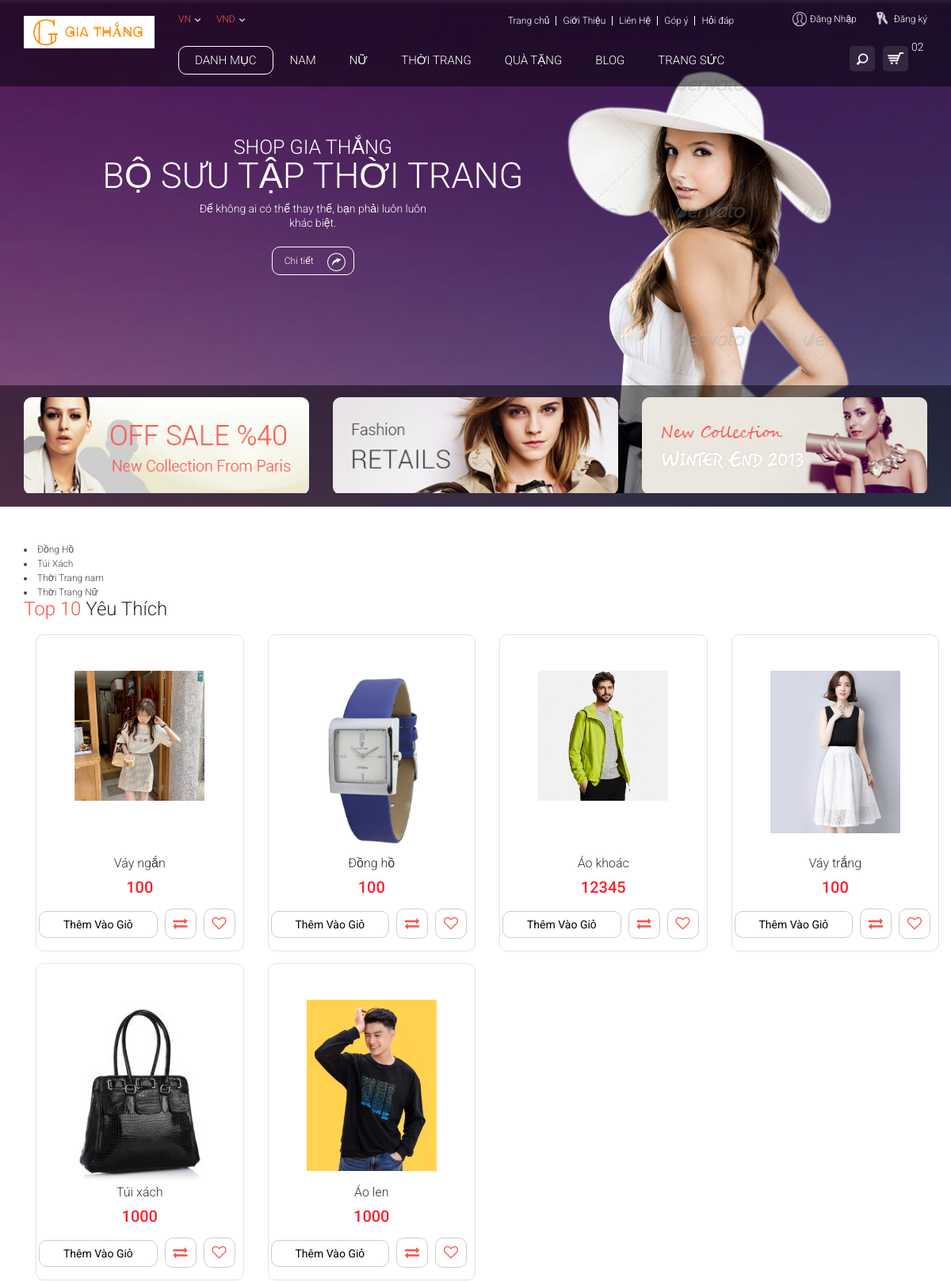
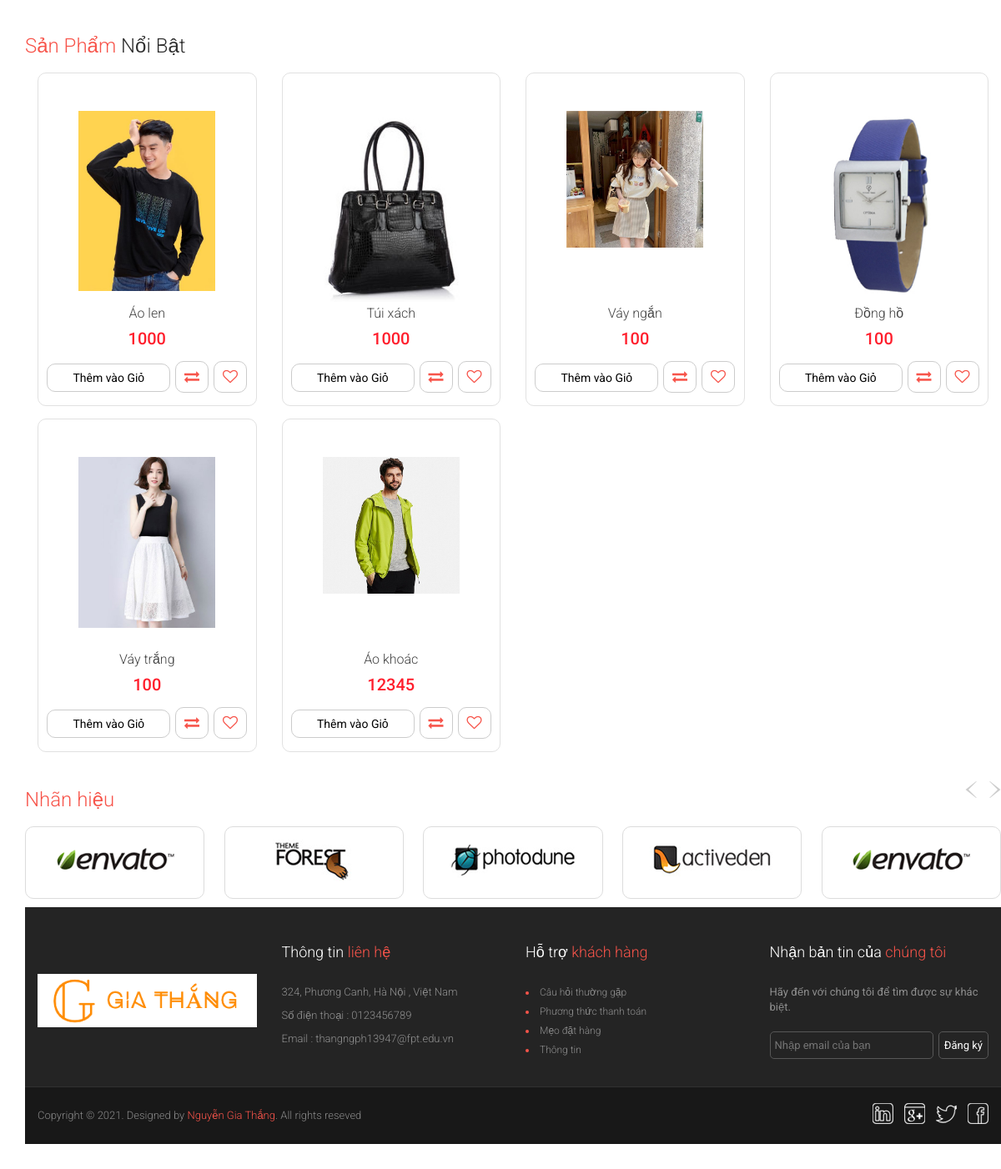
The page / on the database its author committed (2 pictures, top to bottom).
### tables this page shows
CREATE TABLE `danhmuc` (
  `id` int(11) NOT NULL,
  `name` varchar(255) NOT NULL
);

CREATE TABLE `sanpham` (
  `id` int(11) NOT NULL,
  `name` varchar(255) NOT NULL,
  `price` double(10,2) DEFAULT 0.00,
  `image` varchar(255) DEFAULT NULL,
  `mota` text DEFAULT NULL,
  `luotxem` int(11) DEFAULT 0,
  `iddm` int(11) NOT NULL
);

### model/pdo.php (called while the page is built, shortened)
<?php
function pdo_get_connection(){
    $dburl = "mysql:host=localhost;dbname=giathangshop;charset=utf8";
    $username = 'root';
    $password = '';
    $conn = new PDO($dburl, $username, $password);
    $conn->setAttribute(PDO::ATTR_ERRMODE, PDO::ERRMODE_EXCEPTION);
    return $conn;
}
function pdo_query($sql){
    $sql_args = array_slice(func_get_args(), 1);
    try{
        $conn = pdo_get_connection();
        $stmt = $conn->prepare($sql);
        $stmt->execute($sql_args);
        $tables = $stmt->fetchAll();
        return $tables;
    }
    catch(PDOException $e){
        throw $e;
    }
    finally{
        unset($conn);
    }
}

### model/danhmuc.php (called while the page is built, shortened)
<?php
function loadall_danhmuc(){
    $sql="select * from danhmuc order by id desc";
	$listdanhmuc=pdo_query($sql);
    return $listdanhmuc;
}
?>

### model/sanpham.php (called while the page is built, shortened)
<?php
function loadall_sanpham_top10(){
    $sql="select * from sanpham where 1 order by luotxem desc limit 0,10";
	$listsanpham=pdo_query($sql);
    return $listsanpham;
}
function loadall_sanpham_home(){
    $sql="select * from sanpham where 1 order by id desc limit 0,9";
	$listsanpham=pdo_query($sql);
    return $listsanpham;
}
?>

### global.php (called while the page is built)
<?php
$image_path="upload/"
?>

### view/home.php (the view, shortened to what this page needs)
<div class="hom-slider">
   <div class="container">
      <div id="sequence">
         <ul class="sequence-canvas">
            <li class="animate-in">
               <div class="flat-caption caption1 formLeft delay300 text-center"><span class="suphead">Shop Gia Thắng</span></div>
               <div class="flat-caption caption2 formLeft delay400 text-center">
                  <h1>Bộ sưu tập Thời Trang</h1>
               </div>
               <div class="flat-caption caption3 formLeft delay500 text-center">
                  <p>Để không ai có thể thay thế, bạn phải luôn luôn <br>khác biệt.</p>
               </div>
               <div class="flat-button caption4 formLeft delay600 text-center"><a class="more" href="#">Chi tiết</a></div>
               <div class="flat-image formBottom delay200" data-duration="5" data-bottom="true"><img src="view/images/slider-image-01.png" alt=""></div>
            </li>
            <li>
            </li>
            <li>
            </li>
         </ul>
      </div>
   </div>
   <div class="promotion-banner">
      <div class="container">
         <div class="row">
            <div class="col-md-4 col-sm-4 col-xs-4">
               <div class="promo-box"><img src="view/images/promotion-01.png" alt=""></div>
            </div>
            <div class="col-md-4 col-sm-4 col-xs-4">
               <div class="promo-box"><img src="view/images/promotion-02.png" alt=""></div>
            </div>
            <div class="col-md-4 col-sm-4 col-xs-4">
               <div class="promo-box"><img src="view/images/promotion-03.png" alt=""></div>
            </div>
         </div>
      </div>
   </div>
</div>
<div class="clearfix"></div>
<div class="container_fullwidth">
   <div class="container">
      <div class="hot-products">
      <?php
       foreach ($dsdm as $dm ) {
         extract($dm);
         $linkdm ="index.php?act=sanpham&iddm=".$id;
         echo
            '<li>
             <a href="'.$linkdm.'">'.$name.'</a>
              </li>';
               }
               ?>
         <h3 class="title"><strong>Top 10</strong> Yêu Thích</h3>
           <?php
         foreach ($dstop10 as $sp) {
            extract($sp);
            $linksp="index.php?act=sanphamct&idsp=".$id;
            $image=$image_path.$image;
            echo '
            <div class="container">
            <div class="row">
            <div class="col-md-3 col-sm-6">
            <div class="products">
            <div class="thumbnail"><a href="'.$linksp.'"><img src="'.$image.'" style="max-width:63%" alt="Product Name"></a></div>
            <div class="productname">'.$name.'</div>
            <h4 class="price">'.$price.'</h4>
            <input class="button add-cart" type="submit" value="Thêm Vào Giỏ">
            <button class="button compare" type="submit"><i class="fa fa-exchange"></i></button>
            <button class="button wishlist" type="submit"><i class="fa fa-heart-o"></i></button></div>
            </div>';
         }
         ?>
      <div class="clearfix"></div>
       <div class="featured-products">
         <h3 class="title"><strong>Sản Phẩm </strong> Nổi Bật</h3>
         <?php
         foreach ($spnew as $sp) {
            extract($sp);
            $linksp="index.php?act=sanphamct&idsp=".$id;
            $hinh=$image_path.$image;
            echo '
            <div class="container">
            <div class="row">
            <div class="col-md-3 col-sm-6">
               <div class="products">
               <div class="thumbnail"><a href="'.$linksp.'"><img src="'.$hinh.'" style="max-width:63%" alt="Product Name"></a></div>
               <div class="productname"><a href="'.$linksp.'">'.$name.'</div>
                  <h4 class="price">'.$price.'</h4>
                  <div class="button_group"><button class="button add-cart" type="button">Thêm vào Giỏ</button><button class="button compare" type="button"><i class="fa fa-exchange"></i></button><button class="button wishlist" type="button"><i class="fa fa-heart-o"></i></button></div>
               </div>
            </div>';
         }
         ?>
      <div class="clearfix"></div>
      <div class="our-brand">
         <h3 class="title"><strong>Nhãn hiệu </strong> </h3>
         <div class="control"><a id="prev_brand" class="prev" href="#">&lt;</a><a id="next_brand" class="next" href="#">&gt;</a></div>
         <ul id="braldLogo">
            <li>
               <ul class="brand_item">
                  <li>
                     <a href="#">
                        <div class="brand-logo"><img src="view/images/envato.png" alt=""></div>
                     </a>
                  </li>
                  <li>
                     <a href="#">
                        <div class="brand-logo"><img src="view/images/themeforest.png" alt=""></div>
                     </a>
                  </li>
                  <li>
                     <a href="#">
                        <div class="brand-logo"><img src="view/images/photodune.png" alt=""></div>
                     </a>
                  </li>
                  <li>
                     <a href="#">
                        <div class="brand-logo"><img src="view/images/activeden.png" alt=""></div>
                     </a>
                  </li>
                  <li>
                     <a href="#">
                        <div class="brand-logo"><img src="view/images/envato.png" alt=""></div>
                     </a>
                  </li>
               </ul>
            </li>
         </ul>
      </div>
   </div>
</div>

### rows shown on the page
danhmuc: name "Đồng Hồ"
danhmuc: name "Túi Xách"
danhmuc: name "Thời Trang nam"
danhmuc: name "Thời Trang Nữ"
sanpham: shows a picture, name "Váy ngắn", price "100", image (picture)
sanpham: shows a picture, name "Đồng hồ", price "100", image (picture)
sanpham: shows a picture, name "Áo khoác", price "12345", image (picture)
sanpham: shows a picture, name "Váy trắng", price "100", image (picture)
sanpham: shows a picture, name "Túi xách", price "1000", image (picture)
sanpham: shows a picture, name "Áo len", price "1000", image (picture)
